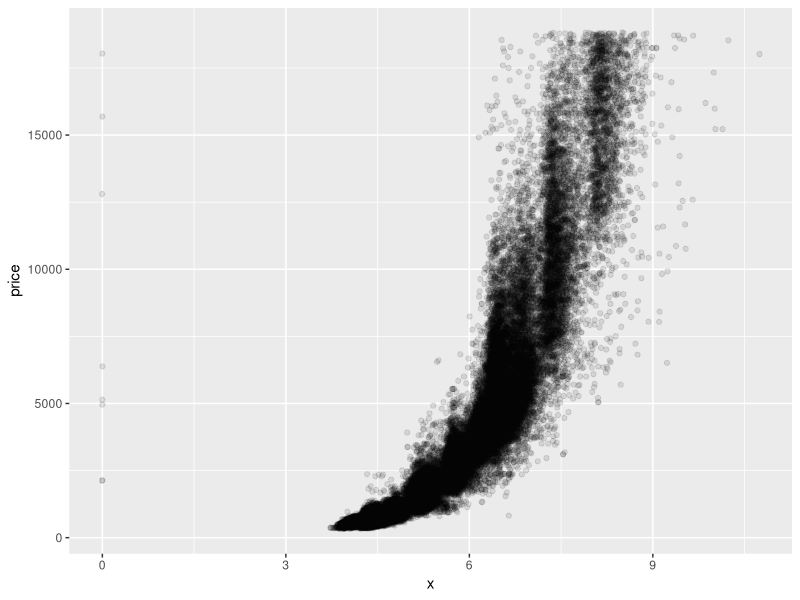
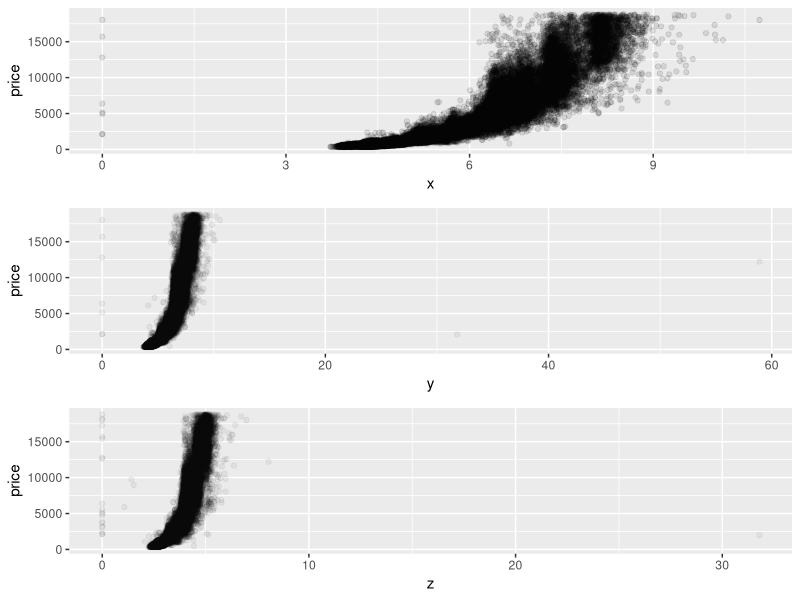
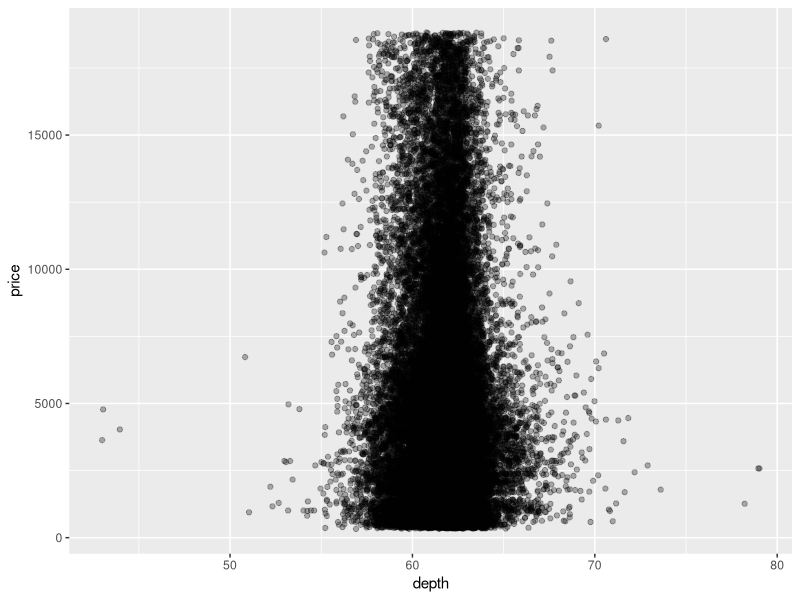
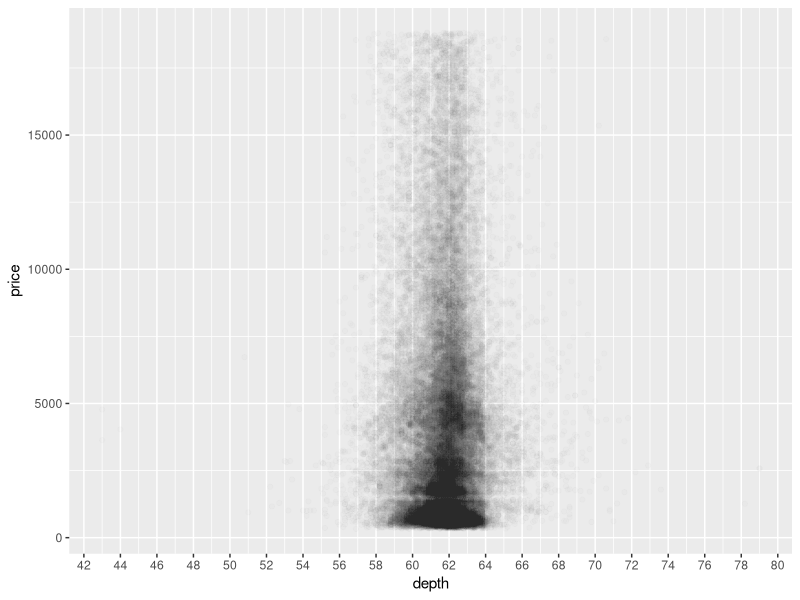
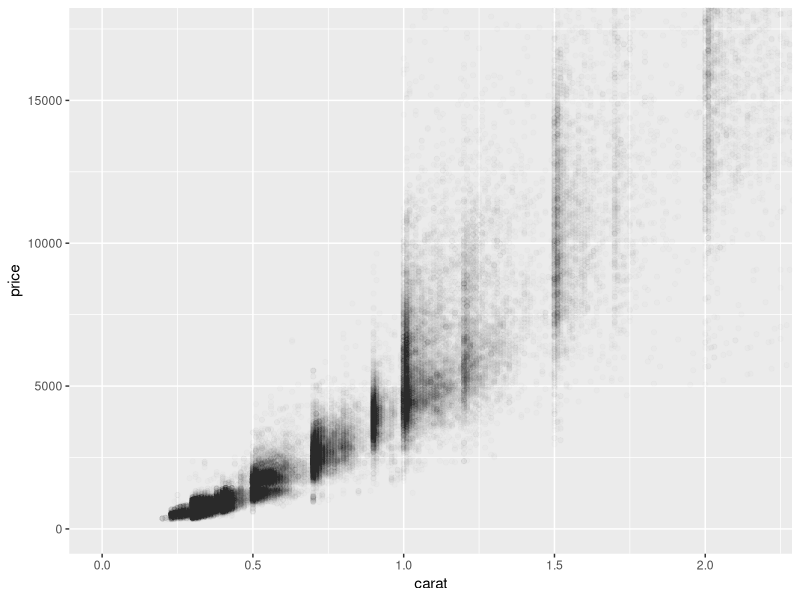
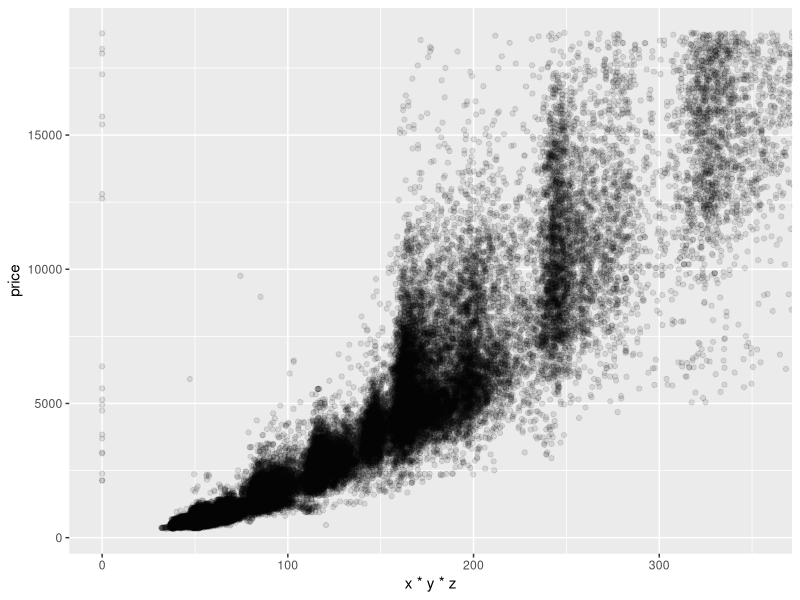
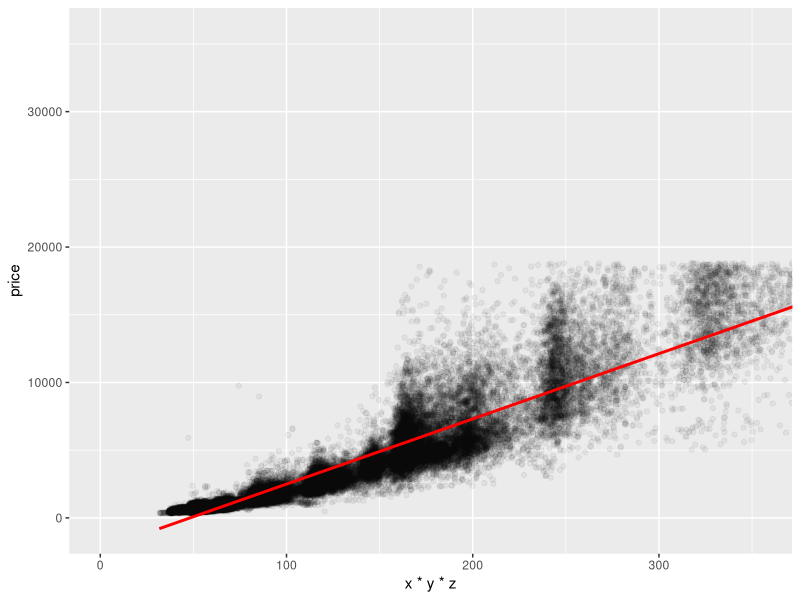

The R script that drew these images, in order: (Note: this script raises an error after producing the figures.)
## ---- chunk 1
library(ggplot2)
library(dplyr)
setwd("~/projects/Classes/FoundationsOfDataScience_sliderule/github/UD651/L4")
data(diamonds)
## ---- chunk 2
ggplot(aes(x = x, y = price), data = diamonds) + 
  geom_jitter(alpha = 1/10)
## ---- chunk 3
library(gridExtra)
p1 = ggplot(aes(x = x, y = price), data = diamonds) + 
  geom_jitter(alpha = 1/10)

p2 = ggplot(aes(x = y, y = price), data = diamonds) + 
  geom_jitter(alpha = 1/20)

p3 = ggplot(aes(x = z, y = price), data = diamonds) + 
  geom_jitter(alpha = 1/20)
  
grid.arrange(p1, p2, p3, ncol = 1)
## ---- chunk 4

with(diamonds, cor.test(x, price))
with(diamonds, cor.test(y, price))
with(diamonds, cor.test(z, price))

## ---- chunk 5
ggplot(aes(x = depth, y = price), data = diamonds) + 
  geom_jitter(alpha = 3/10)
## ---- chunk 6
# Change the code to make the transparency of the
# points to be 1/100 of what they are now and mark
# the x-axis every 2 units. 

ggplot(data = diamonds, aes(x = depth, y = price)) + 
  geom_point(alpha = 1/100) +
  scale_x_continuous(breaks = seq(0, 80, 2))
## ---- chunk 7
with(diamonds, cor.test(depth, price))
## ---- chunk 8
# Create a scatterplot of price vs carat
# and omit the top 1% of price and carat
# values.

ggplot(data = diamonds, aes(x = carat, y = price)) + 
  geom_point(alpha = 1/100) +
  coord_cartesian(xlim = c(0, quantile(diamonds$carat, 0.99)),
                  ylim = c(0, quantile(diamonds$price, 0.99)))
## ---- chunk 9
# Create a scatterplot of price vs. volume (x * y * z).
# This is a very rough approximation for a diamond's volume.

# Create a new variable for volume in the diamonds data frame.
# This will be useful in a later exercise.

ggplot(data = diamonds, aes(x = x * y * z, y = price)) + 
  geom_point(alpha = 1/10) +
  coord_trans(y="log10") +
  coord_cartesian(xlim = c(0, 354))
# 354 is 99% bound of volume

diamonds$volume <- diamonds$x * diamonds$y * diamonds$z

## ---- chunk 10
with(subset(diamonds, (volume != 0) & (volume < 800)) , 
            cor.test(price, volume))
## ---- chunk 11
# Subset the data to exclude diamonds with a volume
# greater than or equal to 800. Also, exclude diamonds
# with a volume of 0. Adjust the transparency of the
# points and add a linear model to the plot. (See the
# Instructor Notes or look up the documentation of
# geom_smooth() for more details about smoothers.)

# We encourage you to think about this next question and
# to post your thoughts in the discussion section.

# Do you think this would be a useful model to estimate
# the price of diamonds? Why or why not?

ggplot(data = subset(diamonds, (volume != 0) & (volume < 800)), 
       aes(x = x * y * z, y = price)) + 
  geom_point(alpha = 1/20) +
  stat_smooth(method = "lm", color = "red") +
  coord_cartesian(xlim = c(1, 354))

# probably move away from a linear model, since data looks to be more exponential

## ---- chunk 12
# Use the function dplyr package
# to create a new data frame containing
# info on diamonds by clarity.

# Name the data frame diamondsByClarity

# The data frame should contain the following
# variables in this order.

#       (1) mean_price
#       (2) median_price
#       (3) min_price
#       (4) max_price
#       (5) n

# where n is the number of diamonds in each
# level of clarity.
suppressMessages(library(ggplot2))
suppressMessages(library(dplyr))
data(diamonds)

diamondsByClarity <- diamonds %.%
  group_by(clarity) %.%
  summarise(mean_price = mean(price),
            median_price = median(price),
            min_price = min(price),
            max_price = max(price),
            n = n()) %.%
   arrange(clarity)

## ---- chunk 13
# We’ve created summary data frames with the mean price
# by clarity and color. You can run the code in R to
# verify what data is in the variables diamonds_mp_by_clarity
# and diamonds_mp_by_color.

# Your task is to write additional code to create two bar plots
# on one output image using the grid.arrange() function from the package
# gridExtra.

data(diamonds)
library(dplyr)

diamonds_by_clarity <- group_by(diamonds, clarity)
diamonds_mp_by_clarity <- summarise(diamonds_by_clarity, mean_price = mean(price))

diamonds_by_color <- group_by(diamonds, color)
diamonds_mp_by_color <- summarise(diamonds_by_color, mean_price = mean(price))

# ENTER YOUR CODE BELOW THIS LINE
# ===================================================================
library(gridExtra)

ggplot(data = diamonds_mp_by_clarity,
       aes(x = clarity)) +
  geom_bar()

